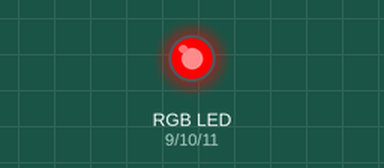
This sketch was run on a simulated Arduino Uno, built with avr-gcc and run on an emulated ATmega328P. On the bench: an RGB LED mixed from three pins (HIGH = lit).

Above: at 0.4 s.
At 2.2 s:
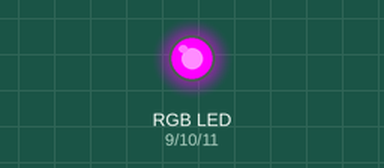
At 7.2 s:
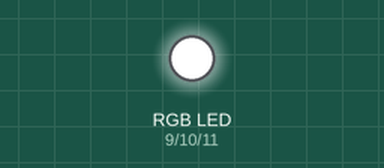
At 8.4 s:
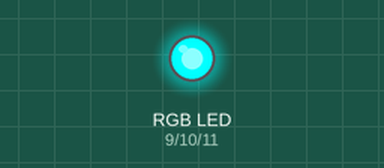
At 9.8 s:
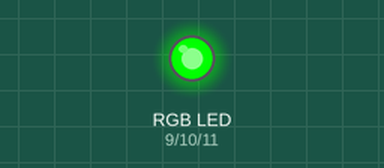
At 18.4 s:
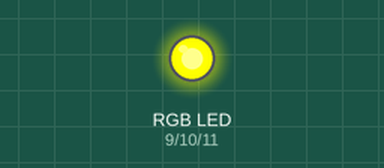
Timing chart, 0 to 19.5 s (numbered marks = the images above):
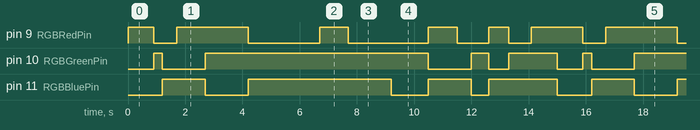

Measured:
- by itself, pin 10 (RGBGreenPin): repeats every 15.0 s: LOW 1.5 s, HIGH 7.8 s, LOW 1.5 s, HIGH 0.60 s, LOW 0.70 s, HIGH 1.7 s, LOW 0.90 s, HIGH 0.30 s
- by itself, pin 11 (RGBBluePin): repeats every 15.0 s: LOW 1.5 s, HIGH 5.0 s, LOW 1.3 s, HIGH 1.5 s, LOW 0.60 s, HIGH 2.4 s, LOW 1.2 s, HIGH 1.5 s
- by itself, pin 9 (RGBRedPin): repeats every 15.0 s: LOW 0.80 s, HIGH 2.5 s, LOW 2.5 s, HIGH 1.0 s, LOW 2.8 s, HIGH 1.0 s, LOW 1.1 s, HIGH 0.70 s, LOW 0.80 s, HIGH 1.8 s

The sketch:

lab2_level_3.ino
```cpp
// (licence header left out)
int RGBRedPin = 9;    //The red RGB LED is connected pin 9 of the Arduino.
int RGBGreenPin = 10; //The green RGB LED is connected pin 10 of the Arduino.
int RGBBluePin = 11;  //The blue RGB LED is connected pin 11 of the Arduino.


void setup() { //The Setup function runs once.
  pinMode(RGBRedPin, OUTPUT);    //Setup red RGB LED pin as an output pin.
  pinMode(RGBGreenPin, OUTPUT);  //Setup green RGB LED pin as an output pin.
  pinMode(RGBBluePin, OUTPUT);   //Setup blue RGB LED pin as an output pin.
}


// Displaying a police lightbar
void loop() { //The loop function runs forever.

//Display Red
digitalWrite(RGBRedPin, HIGH); //Turn on RED
delay(900);
digitalWrite(RGBRedPin, LOW);  //Turn off Red

//Display Green
digitalWrite(RGBGreenPin, HIGH); //Turn on RED
delay(300);
digitalWrite(RGBGreenPin, LOW);  //Turn off Red

//Display Blue
digitalWrite(RGBBluePin, HIGH); //Turn on blue
delay(500);
digitalWrite(RGBBluePin, LOW);  //Turn off blue


//Display  Magenta  (Red + Blue)
digitalWrite(RGBRedPin, HIGH); //Turn on RED
digitalWrite(RGBBluePin, HIGH); //Turn on RED
delay(1000);
digitalWrite(RGBRedPin, LOW);  //Turn off Red
digitalWrite(RGBBluePin, LOW); //Turn on RED

//Display  Yellow  (Red + Green)
digitalWrite(RGBRedPin, HIGH); //Turn on RED
digitalWrite(RGBGreenPin, HIGH); //Turn on RED
delay(1500);
digitalWrite(RGBRedPin, LOW);  //Turn off Red
digitalWrite(RGBGreenPin, LOW); //Turn of RED

//Display  Cyan  (Blue + Green)
digitalWrite(RGBBluePin, HIGH); //Turn on BLUE
digitalWrite(RGBGreenPin, HIGH); //Turn on GREEN
delay(2500);
digitalWrite(RGBBluePin, LOW); //Turn of BLUE
digitalWrite(RGBGreenPin, LOW);  //Turn off GREEN

//Display White  (Red + Blue + Green)
digitalWrite(RGBRedPin, HIGH); //Turn on RED
digitalWrite(RGBBluePin, HIGH); //Turn on BLUE
digitalWrite(RGBGreenPin, HIGH); //Turn on GREEN
delay(1000);
digitalWrite(RGBRedPin, LOW);  //Turn off RED
digitalWrite(RGBBluePin, LOW); //Turn off BLUE
digitalWrite(RGBGreenPin, LOW); //Turn off GREEN

//Display  Cyan  (Blue + Green)
digitalWrite(RGBBluePin, HIGH); //Turn on BLUE
digitalWrite(RGBGreenPin, HIGH); //Turn on GREEN
delay(1500);
digitalWrite(RGBBluePin, LOW); //Turn of BLUE
digitalWrite(RGBGreenPin, LOW);  //Turn off GREEN

//Display Green
digitalWrite(RGBGreenPin, HIGH); //Turn on RED
delay(1300);
digitalWrite(RGBGreenPin, LOW);  //Turn off Red

//Display  Magenta  (Red + Blue)
digitalWrite(RGBRedPin, HIGH); //Turn on RED
digitalWrite(RGBBluePin, HIGH); //Turn on RED
delay(1000);
digitalWrite(RGBRedPin, LOW);  //Turn off Red
digitalWrite(RGBBluePin, LOW); //Turn on RED

//Display Blue
digitalWrite(RGBBluePin, HIGH); //Turn on blue
delay(500);
digitalWrite(RGBBluePin, LOW);  //Turn off blue

//Display Green
digitalWrite(RGBGreenPin, HIGH); //Turn on RED
delay(600);
digitalWrite(RGBGreenPin, LOW);  //Turn off Red

//Display  Magenta  (Red + Blue)
digitalWrite(RGBRedPin, HIGH); //Turn on RED
digitalWrite(RGBBluePin, HIGH); //Turn on RED
delay(700);
digitalWrite(RGBRedPin, LOW);  //Turn off Red
digitalWrite(RGBBluePin, LOW); //Turn on RED


//Display  Cyan  (Blue + Green)
digitalWrite(RGBBluePin, HIGH); //Turn on BLUE
digitalWrite(RGBGreenPin, HIGH); //Turn on GREEN
delay(800);
digitalWrite(RGBBluePin, LOW); //Turn of BLUE
digitalWrite(RGBGreenPin, LOW);  //Turn off GREEN

//Display White  (Red + Blue + Green)
digitalWrite(RGBRedPin, HIGH); //Turn on RED
digitalWrite(RGBBluePin, HIGH); //Turn on BLUE
digitalWrite(RGBGreenPin, HIGH); //Turn on GREEN
delay(900);
digitalWrite(RGBRedPin, LOW);  //Turn off RED
digitalWrite(RGBBluePin, LOW); //Turn off BLUE
digitalWrite(RGBGreenPin, LOW); //Turn off GREEN

}
```
